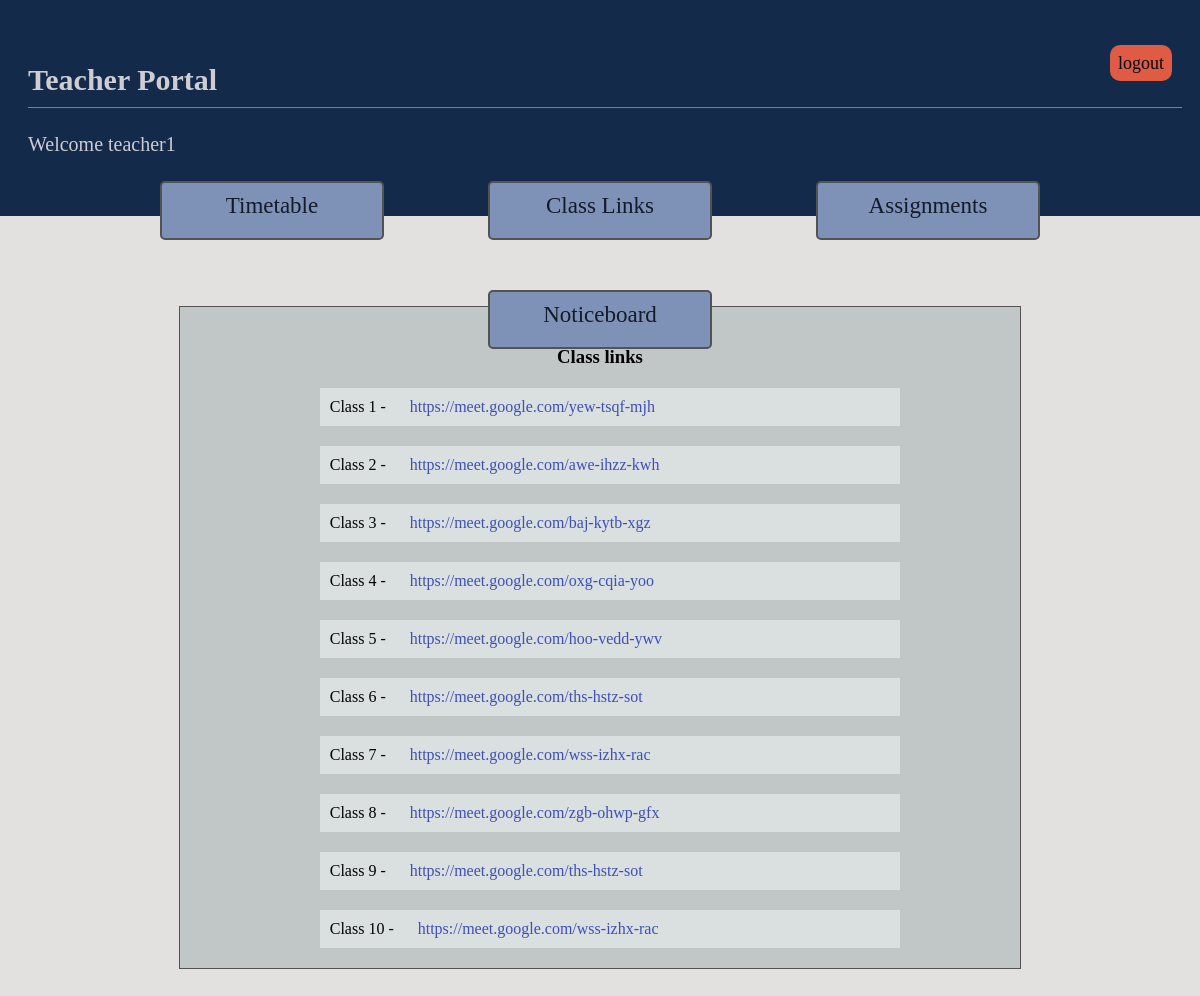
/Teacher_Portal/class_links (signed in), run on the app's committed database.
### teacherPortal/models.py (models this page shows, shortened)
class Teacher(models.Model):
    user = models.OneToOneField(User, on_delete = models.CASCADE, null=True,related_name='teacher')
    age = models.IntegerField()

### Users/models.py (models this page shows)
class CustomUser(AbstractUser):
    is_admin = models.BooleanField(default=False)
    is_teacher = models.BooleanField(default=False)
    is_student = models.BooleanField(default=False)

### adminPortal/models.py (models this page shows, shortened)
class Link(models.Model):
    link_url = models.CharField(max_length = 1000, blank=True)
    std = models.IntegerField(unique=True)
    class Meta:
       ordering = ['std']

### teacherPortal/views.py (the view, shortened to what this page needs)
# urls.py: path('class_links', views.LinksView.as_view(),name="links"),
class LinksView(LoginRequiredMixin,ListView):
    model = Link
    template_name = 'teacher_portal/links.html'
    queryset = Link.objects.all()
    def get_context_data(self, **kwargs):
            context = super(ListView , self).get_context_data(**kwargs)
            current_teacher = Teacher.objects.get(user=self.request.user)
            context['curr_teacher'] = current_teacher
            return context

### teacherPortal/templates/teacher_portal/links.html (shortened to what this page needs)
{% extends "teacher_portal/base.html" %}
{% load static %}
{% block styles %}
    <link rel="stylesheet" href="{% static 'teacher/css/links.css' %}">
{% endblock %}
{% block content %}
    <h3>Class links</h3>
    <div class="container">
        <div class='cont'>Class 1 - <a href="{{ object_list.0.link_url }}">{{ object_list.0.link_url }} </a></div>
        <div class='cont'>Class 2 - <a href="{{ object_list.1.link_url }}">{{ object_list.1.link_url }} </a></div>
        <div class='cont'>Class 3 - <a href="{{ object_list.2.link_url }}">{{ object_list.2.link_url }} </a></div>
        <div class='cont'>Class 4 - <a href="{{ object_list.3.link_url }}">{{ object_list.3.link_url }} </a></div>
        <div class='cont'>Class 5 - <a href="{{ object_list.4.link_url }}">{{ object_list.4.link_url }} </a></div>
        <div class='cont'>Class 6 - <a href="{{ object_list.5.link_url }}">{{ object_list.5.link_url }} </a></div>
        <div class='cont'>Class 7 - <a href="{{ object_list.6.link_url }}">{{ object_list.6.link_url }} </a></div>
        <div class='cont'>Class 8 - <a href="{{ object_list.7.link_url }}">{{ object_list.7.link_url }} </a></div>
        <div class='cont'>Class 9 - <a href="{{ object_list.8.link_url }}">{{ object_list.8.link_url }} </a></div>
        <div class='cont'>Class 10 - <a href="{{ object_list.9.link_url }}">{{ object_list.9.link_url }} </a></div>
    </div>
{% endblock content %}

### teacherPortal/templates/teacher_portal/base.html (shortened to what this page needs)
{% load static %}
<!DOCTYPE html>
<html lang="en">
<head>
    <link rel="stylesheet" href="{% static '/teacher/css/base.css' %}" type="text/css" >
    <link rel="stylesheet" href="//code.jquery.com/ui/1.12.1/themes/smoothness/jquery-ui.css">
    {% block styles %} {% endblock styles %}
</head>
<body>
    <header>
        <div>
            <div class="log">
                <a href="{% url 'teacherPortal:logout'%}" class='logout' >logout</a>
            </div>
            <div>
                <h2>Teacher Portal</h2>
            </div>
        </div>
        <p> Welcome {{ curr_teacher.user.username }} </p>
    </header>
    <div class="nav">
        <div class="tabs">
            <div id="nav-box">
                <a class="current" href="{% url 'teacherPortal:home' request.user.id %}"><div >Timetable</div></a>
                <a href="{% url 'teacherPortal:links' %}"><div>Class Links</div></a>
                <a href="{% url 'teacherPortal:assg' %}"><div>Assignments</div></a>
                <a href="{% url 'teacherPortal:notice' %}"><div>Noticeboard</div></a>
            </div>
        </div>
    </div>
    <div class="main">
        {% block content %}
        {% endblock content %}
    </div>
</body>
</html>

### teacherPortal/static/teacher/css/base.css (style rules this page uses)
body { background-color: rgb(226, 225, 223); padding:20px; }
header h2 { width:100%; border-bottom: 1px solid grey; padding:10px; padding-left:0; font-size:30px; color:rgb(205, 205, 211); }
.log { float:right; }
header p { font-size:20px; color:rgb(205, 205, 211); }
div.nav { height: 80px; display:block; clear:both; }
.nav div.tabs #nav-box { display:block; }
.nav div.tabs a { display:inline-block; width: 200px; height: 35px; margin: 50px; margin-top:0; padding:10px; background-color: rgb(126, 146, 184); border-radius:5px; border: 2px solid rgb(83, 83, 83); font-size:23px; color:rgb(19, 27, 41); text-decoration: none; }
.tabs { text-align:center; padding:5px; }
.main { margin-top:50px; display:block; margin-left:auto; margin-right:auto; border:1px solid rgb(83, 83, 83); padding:20px; width:70%; text-align:center; background-color:rgb(193, 198, 199); }
header { background-color: rgb(19, 42, 75); width:100%; margin:-40px; padding:40px; }
.logout { padding:8px; background-color: rgb(223, 91, 68); color:rgb(6, 7, 10); font-size: 18px; text-decoration: none; border-radius: 10px; }

### teacherPortal/static/teacher/css/links.css (style rules this page uses)
.container { display:block; margin-left:auto; margin-right:auto; width: 70%; margin-top:20px; clear:both; }
.cont { width: 100%; display:block; background-color: rgb(218, 224, 224); padding: 10px; margin-top:20px; text-align: start; }
a { margin-left:20px; text-decoration: none; color:rgb(61, 79, 184); }

### data on the page
Teacher: user.username "teacher1"
Link: link_url "https://meet.google.com/yew-tsqf-mjh"
Link: link_url "https://meet.google.com/awe-ihzz-kwh"
Link: link_url "https://meet.google.com/baj-kytb-xgz"
Link: link_url "https://meet.google.com/oxg-cqia-yoo"
Link: link_url "https://meet.google.com/hoo-vedd-ywv"
Link: link_url "https://meet.google.com/ths-hstz-sot"
Link: link_url "https://meet.google.com/wss-izhx-rac"
Link: link_url "https://meet.google.com/zgb-ohwp-gfx"
Link: link_url "https://meet.google.com/ths-hstz-sot"
Link: link_url "https://meet.google.com/wss-izhx-rac"
